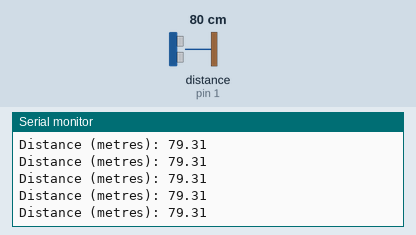
Simulated run of this sketch. Board: Arduino Uno, built with avr-gcc and run on an emulated ATmega328P. Shown: the last lines printed to the serial monitor. Wiring (inferred from the names in the program): ultrasonic range finder: trigger pin 2; echo pin 1. Inputs (shaded band) come from the test bench; at power-on: distance to the obstacle (sensor on pin 1) 80 cm. The echo pulse lasts 58.3 µs per cm.

Above: at 1.2 s.
1.3 s: distance to the obstacle (sensor on pin 1) set to 2 cm
At 1.8 s:
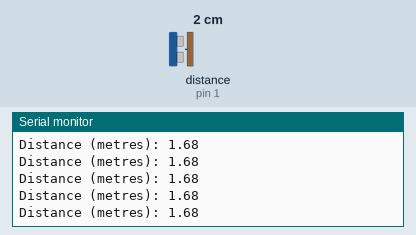
4.3 s: distance to the obstacle (sensor on pin 1) set to 18 cm
At 4.9 s:
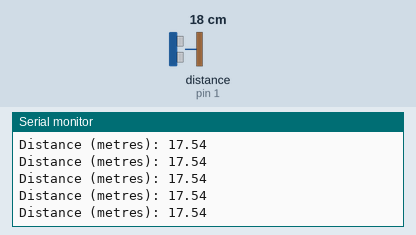
7.3 s: distance to the obstacle (sensor on pin 1) set to 4 cm
At 7.9 s:
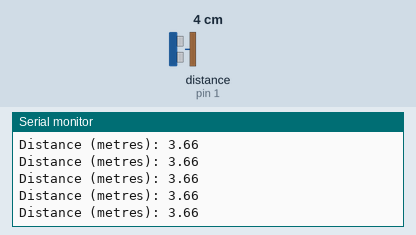
10.3 s: distance to the obstacle (sensor on pin 1) set to 35 cm
At 11.1 s:
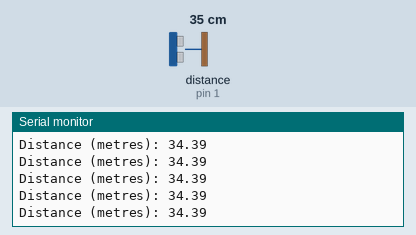
13.3 s: distance to the obstacle (sensor on pin 1) set to 120 cm
At 14.0 s:
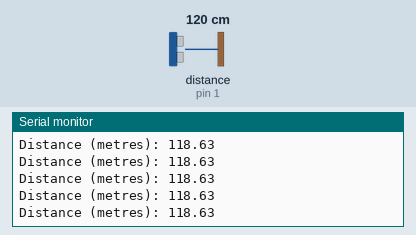
16.3 s: distance to the obstacle (sensor on pin 1) set to 9 cm
At 16.8 s:
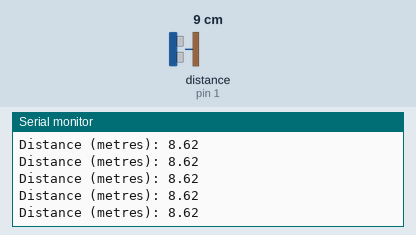
Timing chart, 0 to 19.3 s (numbered marks = the images above; inputs shaded):
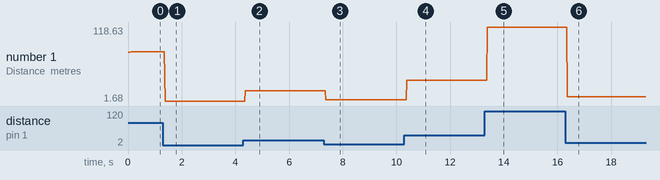

Measured:
- after the input at 1.3 s, the serial monitor: prints a new line after 0.08 s (image 1)
- after the input at 4.3 s, the serial monitor: prints a new line after 0.07 s (image 2)
- after the input at 7.3 s, the serial monitor: prints a new line after 0.08 s (image 3)
- after the input at 10.3 s, the serial monitor: prints a new line after 0.09 s (image 4)
- after the input at 13.3 s, the serial monitor: prints a new line after 0.09 s (image 5)
- after the input at 16.3 s, the serial monitor: prints a new line after 0.07 s (image 6)
- plotted number 1: 79.31 → 1.68 after the input at 1.3 s, 1.68 → 17.54 after the input at 4.3 s, 17.54 → 3.66 after the input at 7.3 s, 3.66 → 34.39 after the input at 10.3 s, 34.39 → 118.63 after the input at 13.3 s

The sketch:

Ultrasonic_Sensor_Test_Code.ino
```cpp
// ultrasonic pins
const int trigPin = 2;
const int echoPin = 1;

// check ultrasonic distance function
double getDistance() {
  double distance;
  long duration;

  // Clears the trigPin
  digitalWrite(trigPin, LOW);
  delayMicroseconds(2);

  // Sets the trigPin on HIGH state for 10 micro seconds
  digitalWrite(trigPin, HIGH);
  delayMicroseconds(10);
  digitalWrite(trigPin, LOW);

  // Reads the echoPin, returns the sound wave travel time in microseconds
  duration = pulseIn(echoPin, HIGH);

  // Calculating the distance in metres
  distance = duration * 0.034 / 2;

  return distance;
}

void setup() {
  pinMode(trigPin, OUTPUT); // Sets the trigPin as an Output
  pinMode(echoPin, INPUT); // Sets the echoPin as an Input
  Serial.begin(9600); // Starts the serial communication
}

void loop() {
  double ultraDistance = getDistance();
  // Prints the distance on the Serial Monitor
  Serial.print("Distance (metres): ");
  Serial.println(ultraDistance);
}
```
